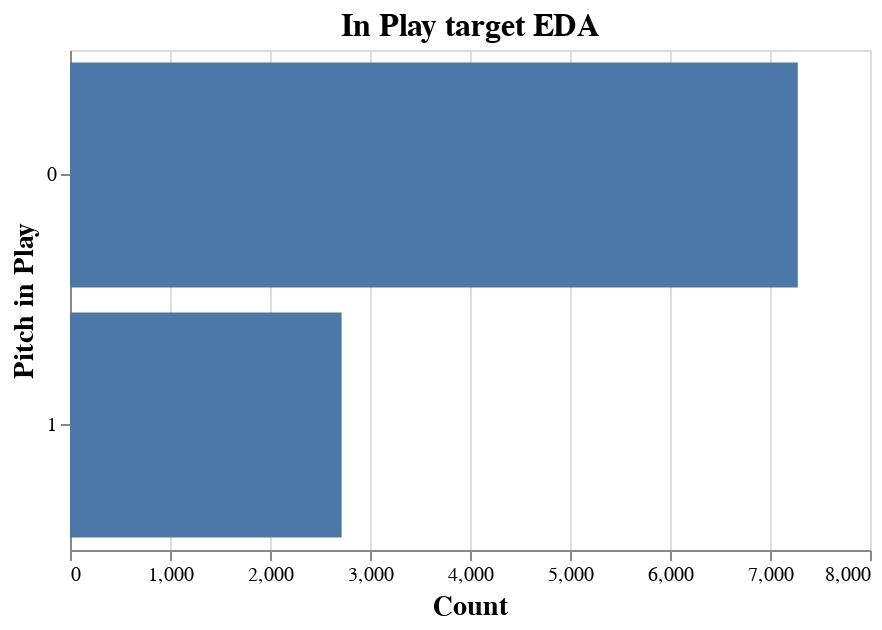

Write notebook code for a chart like this one.
### Code cell
# Plotting InPlay Target Column
inplay_plot = alt.Chart(pitch_data).mark_bar().encode(
    x=alt.X('count()', title='Count'),
    y=alt.Y('InPlay:N', title='Pitch in Play')
    ).properties(
    title='In Play target EDA',height=250, width=400).configure_axis(
    titleFontSize=14
    ).configure_title(
    fontSize=16
    )
inplay_plot

### Figure 1 — Vega-Lite specification as saved in the notebook (floating-point values rounded to 4 significant figures; data arrays with more than 128 entries replaced by an {"elided": "..."} marker saying what was removed)
{"config": {"view": {"continuousWidth": 300, "continuousHeight": 300}, "axis": {"titleFontSize": 14}, "title": {"fontSize": 16}}, "data": {"name": "data-6a8a54a7288676bd8a409d4834d6159c"}, "mark": {"type": "bar"}, "encoding": {"x": {"aggregate": "count", "title": "Count", "type": "quantitative"}, "y": {"field": "InPlay", "title": "Pitch in Play", "type": "nominal"}}, "height": 250, "title": "In Play target EDA", "width": 400, "$schema": "https://vega.github.io/schema/vega-lite/v5.14.1.json", "datasets": {"data-6a8a54a7288676bd8a409d4834d6159c": {"elided": "9994 records"}}}
